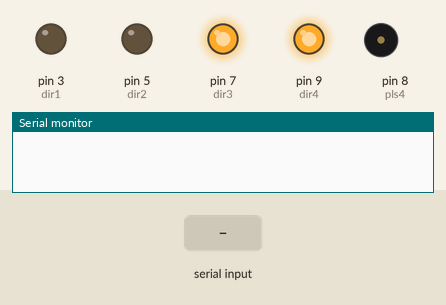
Simulated run of this sketch. Board: Arduino Mega 2560, built with avr-gcc and run on an emulated ATmega2560. Parts: output pins drawn as LEDs (lit = HIGH), buzzer (waves = sounding), the last lines printed to the serial monitor. The inputs (shaded band) are chosen by the test bench. Pins used as bus, display or sensor lines are not drawn.

Above: at 1.2 s.
1.3 s: "f" received over Serial
At 2.0 s:
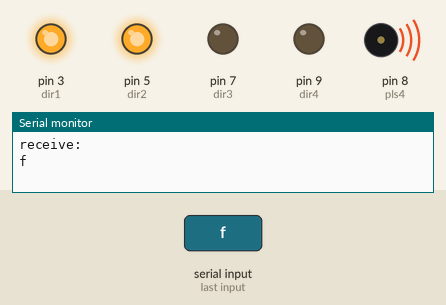
2.8 s: "b" received over Serial
At 3.7 s:
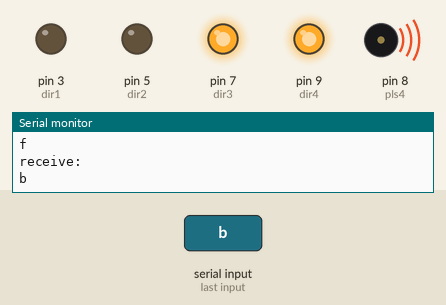
4.3 s: "r" received over Serial
At 4.8 s:
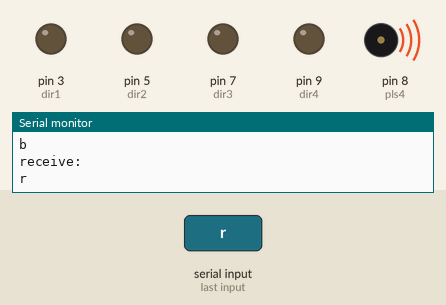
5.8 s: "l" received over Serial
At 7.2 s:
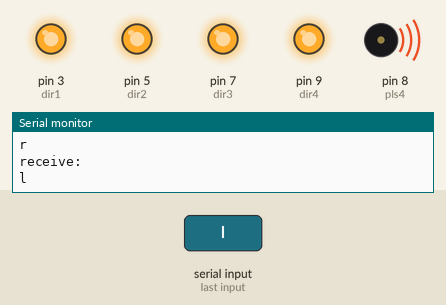
Timing chart, 0 to 8.3 s (numbered marks = the images above; inputs shaded):
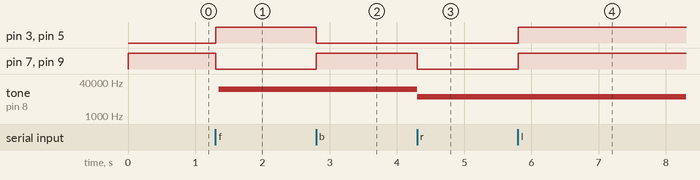

The sketch:

velocity_control.ino
```cpp
#include <stdlib.h>
#include <Tone.h>
#define pls1 2//左后,LOW为前进
#define dir1 3
#define pls2 4//左前,LOW为前进
#define dir2 5
#define pls3 6//右后,HIGH为前进
#define dir3 7
#define pls4 8//右前,HIGH为前进
#define dir4 9
#define startV 0
#define Limit 18000
#define MID 520
#define soft_pram 500
Tone freq1;
Tone freq2;
Tone freq3;
Tone freq4;
static int f1=startV;
static int f2=startV;
static int f3=startV;
static int f4=startV;
String comdata="";
String stopcom="";

int start_flag=0;
int stop_flag=0;

void setup()
{
  Serial.begin(115200);
  Serial1.begin(9600);
  pinMode(pls1, OUTPUT);
  pinMode(pls2, OUTPUT);
  pinMode(pls3, OUTPUT);
  pinMode(pls4, OUTPUT);
  pinMode(dir1, OUTPUT);
  pinMode(dir2, OUTPUT);
  pinMode(dir3, OUTPUT);
  pinMode(dir4, OUTPUT);
  freq1.begin(pls1);
  freq2.begin(pls2);
  freq3.begin(pls3);
  freq4.begin(pls4);
  digitalWrite(pls1,LOW);
  digitalWrite(dir1,LOW);
  digitalWrite(pls2,LOW);
  digitalWrite(dir2,LOW);
  digitalWrite(pls3,HIGH);
  digitalWrite(dir3,HIGH);
  digitalWrite(pls4,HIGH);
  digitalWrite(dir4,HIGH);
}
void soft_start(int freq)
{
  int step_=freq/soft_pram;
  for(int i=0;i<soft_pram;i++)
  {
      freq1.play(step_*i);
      freq2.play(step_*i);
      freq3.play(step_*i);
      freq4.play(step_*i);
//      Serial.println(step_*i);
  }
  start_flag=1;
}
void soft_stop()
{
  Serial.println("stop");
  int step_=Limit/soft_pram;
  for(int i=0;i<soft_pram;i++)
  {
      freq1.play(Limit-step_*i);
      freq2.play(Limit-step_*i);
      freq3.play(Limit-step_*i);
      freq4.play(Limit-step_*i);
//      Serial.println(step_*i);
  }
  stop_flag=1;
}
double pid(double measured)
{
    double Kp=18;
    double Ki=0;
    double Kd=0;
    double result;
    double bias;
    static double bias_last=0;
    static double bias_i=0;
    bias=measured-MID;
    bias_i+=bias;
    result=Kp*bias+Ki*bias_i+Kd*(bias-bias_last);
    bias_last=bias;
    return result;
}
void loop()
{
  static int mid=MID;
  static int pid_r=0;
  while (Serial.available()>0)
  {
    comdata+=char(Serial.read());
    delay(2);
  }
  if(comdata.length()>0)
  {
    Serial.println("receive:");
    Serial.println(comdata);

    if (comdata == "f") // qian
    {
      digitalWrite(pls1,HIGH);
      digitalWrite(dir1,HIGH);
      digitalWrite(pls2,HIGH);
      digitalWrite(dir2,HIGH);
      digitalWrite(pls3,LOW);
      digitalWrite(dir3,LOW);
      digitalWrite(pls4,LOW);
      digitalWrite(dir4,LOW);
      if(!start_flag)
        soft_start(Limit);
      else
       {
        freq1.play(Limit);
        freq2.play(Limit);
        freq3.play(Limit);
        freq4.play(Limit);
       }
       stop_flag=0;
    }
    if (comdata == "b") //  hou
    {
      digitalWrite(pls1,LOW);
      digitalWrite(dir1,LOW);
      digitalWrite(pls2,LOW);
      digitalWrite(dir2,LOW);
      digitalWrite(pls3,HIGH);
      digitalWrite(dir3,HIGH);
      digitalWrite(pls4,HIGH);
      digitalWrite(dir4,HIGH);
      freq1.play(Limit);
      freq2.play(Limit);
      freq3.play(Limit);
      freq4.play(Limit);
      stop_flag=0;
    }
    if (comdata == "r") // you
    {
      digitalWrite(pls1,LOW);
      digitalWrite(dir1,LOW);
      digitalWrite(pls2,LOW);
      digitalWrite(dir2,LOW);
      digitalWrite(pls3,LOW);
      digitalWrite(dir3,LOW);
      digitalWrite(pls4,LOW);
      digitalWrite(dir4,LOW);
      freq1.play(8000);
      freq2.play(8000);
      freq3.play(8000);
      freq4.play(8000);
      stop_flag=0;
    }
    if (comdata == "l") //zuo
    {
      digitalWrite(pls1,HIGH);
      digitalWrite(dir1,HIGH);
      digitalWrite(pls2,HIGH);
      digitalWrite(dir2,HIGH);
      digitalWrite(pls3,HIGH);
      digitalWrite(dir3,HIGH);
      digitalWrite(pls4,HIGH);
      digitalWrite(dir4,HIGH);
      freq1.play(8000);
      freq2.play(8000);
      freq3.play(8000);
      freq4.play(8000);
      stop_flag=0;
    }
    if (comdata == "s") //ting
    {
      if(!stop_flag)
        soft_stop();
      else
      {
        freq1.play(0);
        freq2.play(0);
        freq3.play(0);
        freq4.play(0);
      }
      start_flag=0;
      stop_flag=1;
    }
    comdata="";
  }
//  else
//  {
//    freq1.play(0);
//    freq2.play(0);
//    freq3.play(0);
//    freq4.play(0);
//  }
}
```

Measured:
- after the input at 1.3 s, pin 3 (dir1), pin 5 (dir2): LOW → HIGH at once; pin 7 (dir3), pin 9 (dir4): HIGH → LOW at once; tone on pin 8 (pls4): silent → 17964 Hz after 0.05 s
- after the input at 2.8 s, pin 3 (dir1), pin 5 (dir2): HIGH → LOW at once; pin 7 (dir3), pin 9 (dir4): LOW → HIGH at once; tone on pin 8 (pls4): 17964 Hz → 18000 Hz at once
- after the input at 4.3 s, pin 7 (dir3), pin 9 (dir4): HIGH → LOW at once; tone on pin 8 (pls4): 18000 Hz → 8000 Hz at once
- after the input at 5.8 s, pin 3 (dir1), pin 5 (dir2), pin 7 (dir3), pin 9 (dir4): LOW → HIGH at once
